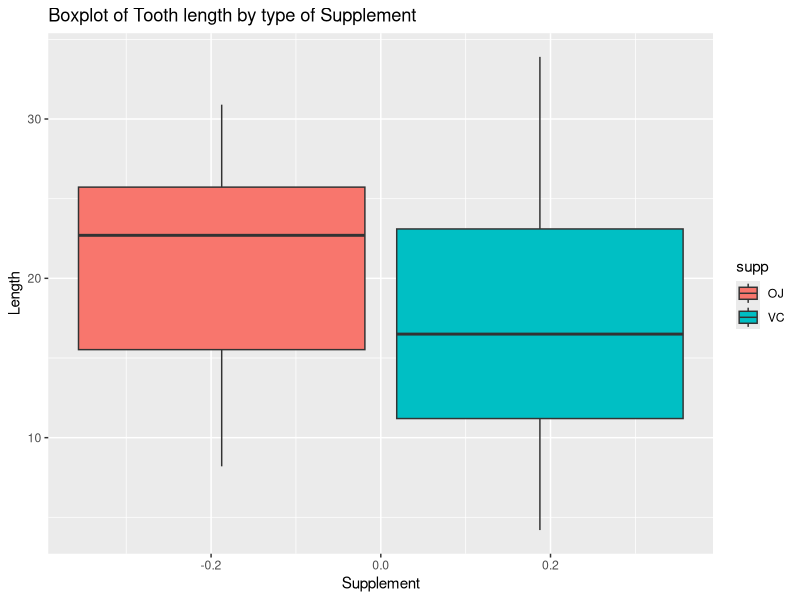
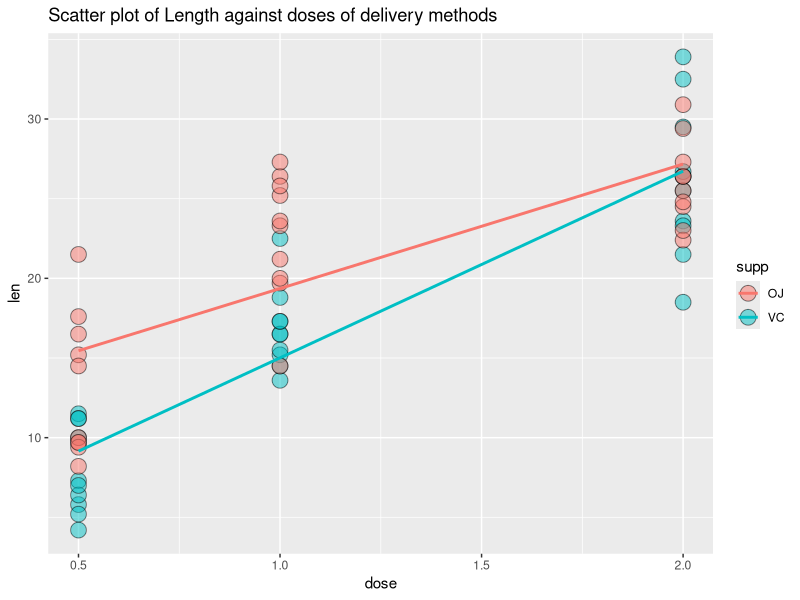
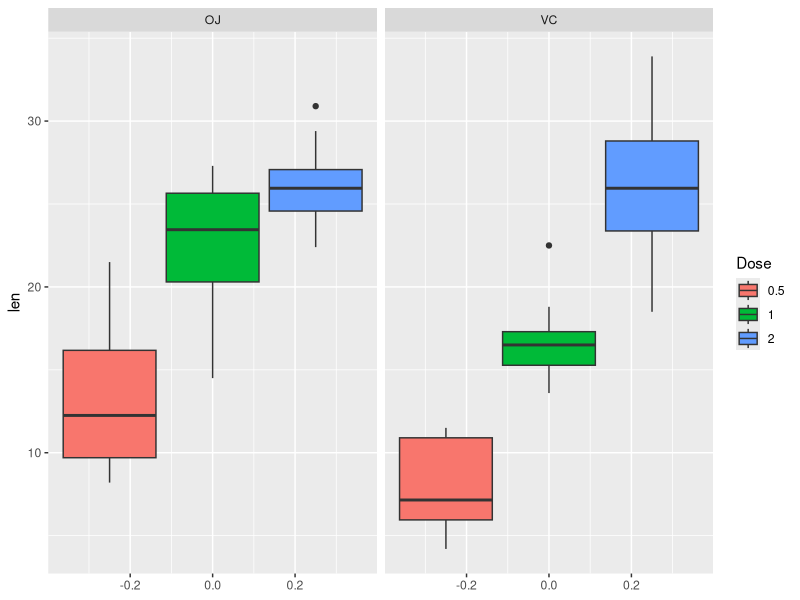

Write the R code that produced these figures, in order.
## ---- chunk 1
knitr::opts_chunk$set(echo = TRUE,cache = TRUE,warning=FALSE)
## ---- chunk 2
library(datasets)
data("ToothGrowth")
## ---- chunk 3
head(ToothGrowth,10)
## ---- chunk 4
table(ToothGrowth$supp,ToothGrowth$dose)
## ---- chunk 5
library(ggplot2)
ggplot(ToothGrowth,aes(y = len))+#, y = len,col = supp))+
  geom_boxplot(aes(fill = supp))+
  labs(title = "Boxplot of Tooth length by type of Supplement",x = "Supplement",y = "Length")
## ---- chunk 6
ggplot(ToothGrowth, aes(x = dose, y = len, group = factor(supp),fill = supp))+
  geom_point(size =5, pch = 21,alpha = .5)+
  labs(title = "Scatter plot of Length against doses of delivery methods")+
  geom_smooth(method = "lm",se = FALSE,aes(color = supp))
## ---- chunk 7
summary(ToothGrowth)
## ---- chunk 8
cor(ToothGrowth$len,ToothGrowth$dose)
## ---- chunk 9
ggplot(ToothGrowth,aes(y = len,fill = as.factor(dose)))+
  geom_boxplot()+
  facet_grid(. ~ supp)+
  guides(fill = guide_legend(title = "Dose"))
## ---- chunk 10
t.test(ToothGrowth$len~ToothGrowth$supp)$conf.int
## ---- chunk 11
# Subset the data that contains 0.5 and 1 doses only
comb1 <- ToothGrowth[ToothGrowth$dose%in%c(.5,1),]
#Compare their means
t.test(comb1$len~comb1$dose,var.equal = TRUE)$conf.int
## ---- chunk 12
# Subset the data that contains 0.5 and 2 doses only
comb2 <- ToothGrowth[ToothGrowth$dose%in%c(.5,2),]
#Compare the means
t.test(comb2$len~comb2$dose,var.equal = TRUE)$conf.int
## ---- chunk 13
comb3 <- ToothGrowth[ToothGrowth$dose%in%c(1,2),]
t.test(comb3$len~comb3$dose,var.equal = TRUE)$conf.int
